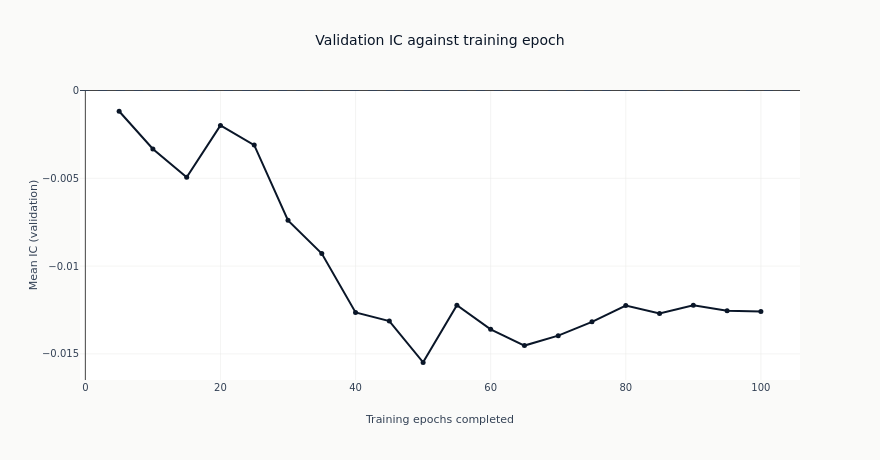

Notebook cell for this chart:
### Markdown cell above
### What more training does

The line traces out-of-sample IC as epochs are added. It separates two things a single
end-of-training number cannot.

A line that rises and then falls has an interior optimum: the network was still learning, then
began fitting the training window at the expense of the validation folds. A line that wanders
around zero without trend never had anything to learn in the first place, and its highest point is
wherever the noise happened to peak. Both produce a respectable-looking maximum, which is why the
maximum is not what a configuration is judged on, and why every checkpoint is registered rather
than only the strongest.

### Code cell
curve = catalog.filter("full_coverage").sort("label", "checkpoint_value")
fig = go.Figure()
for label in sorted(set(curve.get_column("label"))):
    rows = curve.filter(pl.col("label") == label).sort("checkpoint_value")
    fig.add_trace(
        go.Scatter(
            x=rows.get_column("checkpoint_value").to_list(),
            y=rows.get_column("ic_mean").to_list(),
            mode="lines+markers",
            name=label,
            line=dict(color=COLORS["blue"] if label == primary else COLORS["recede"], width=2),
            marker=dict(size=5),
        )
    )
fig.add_hline(y=0, line_width=1, line_dash="dash", line_color=COLORS["neutral"])
fig.update_yaxes(title_text="Mean IC (validation)")
fig.update_xaxes(title_text="Training epochs completed")
fig.update_layout(
    title="Validation IC against training epoch",
    height=460,
    width=880,
    margin=dict(t=90),
)
# The span of the line and where it sits relative to zero are facts about the frame, so the
# description counts them rather than asserting a shape the next run may not reproduce.
spans = "; ".join(
    "{} spans {:+.4f} to {:+.4f} with {} of {} checkpoints above zero".format(
        row["label"], row["lo"], row["hi"], row["above"], row["total"]
    )
    for row in curve.group_by("label")
    .agg(
        lo=pl.col("ic_mean").min(),
        hi=pl.col("ic_mean").max(),
        above=(pl.col("ic_mean") > 0).sum(),
        total=pl.len(),
    )
    .sort("label")
    .iter_rows(named=True)
)
show_plotly_with_alt(
    fig,
    "Line chart of mean validation information coefficient against training epochs completed, one "
    f"line per fitted label with a dashed zero line. Counted from the frame: {spans}.",
)

### Figure 1 — Plotly figure (JSON) as saved in the notebook; plotly's stock layout.template omitted (floating-point values rounded to 4 significant figures)
{"data": [{"line": {"color": "#0a1628", "width": 2}, "marker": {"size": 5}, "mode": "lines+markers", "name": "fwd_ret_5d", "type": "scatter", "x": [5, 10, 15, 20, 25, 30, 35, 40, 45, 50, 55, 60, 65, 70, 75, 80, 85, 90, 95, 100], "y": [-0.001183, -0.003328, -0.004947, -0.00199, -0.003111, -0.007396, -0.009284, -0.01264, -0.01313, -0.01548, -0.01223, -0.0136, -0.01453, -0.01396, -0.01317, -0.01225, -0.0127, -0.01223, -0.01255, -0.01259]}], "layout": {"height": 460, "margin": {"t": 90}, "shapes": [{"line": {"color": "#334155", "dash": "dash", "width": 1}, "type": "line", "x0": 0, "x1": 1, "xref": "x domain", "y0": 0, "y1": 0, "yref": "y"}], "title": {"text": "Validation IC against training epoch"}, "width": 880, "xaxis": {"title": {"text": "Training epochs completed"}}, "yaxis": {"title": {"text": "Mean IC (validation)"}}}}
